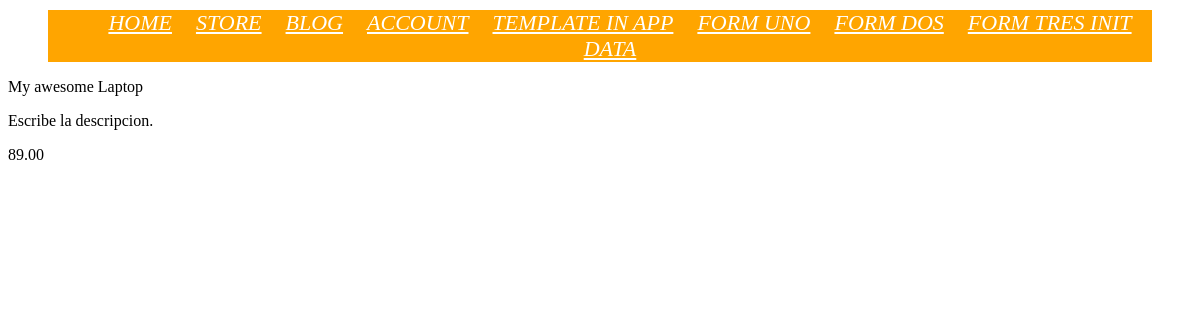
/post_blog/my_air/1/, run on an earlier commit of the app's database.
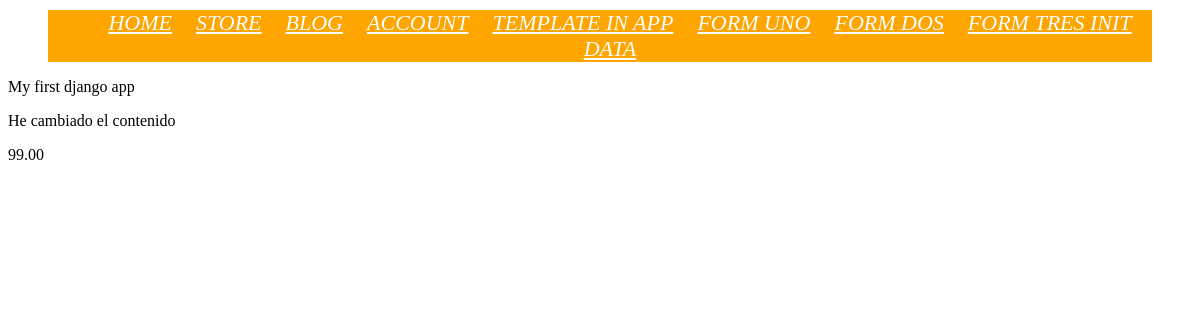
And on a later commit of the database.
### post_blog/models.py (models this page shows, shortened)
class Post(models.Model):
    title = models.CharField(max_length=20)
    details = models.TextField(
        blank=True,
        null=True,
        default='Escribe la descripcion.'
    )
    price = models.DecimalField(decimal_places=2, max_digits=4, default=0.99)
    message = models.CharField(
        max_length=20,
        blank=True,
        null=True,
        default='Escribe un mensaje.'
    )

### post_blog/views.py (the view)
# urls.py: path('my_air/<int:my_id>/', views.my_post_url_view, name='my_post_url_view'),
def my_post_url_view(request, my_id):
    try:
        obj = Post.objects.get(id=my_id)
    except Post.DoesNotExist:
        raise Http404
    data = {
        'object': obj,
    }
    return render(request, 'blog_post/dynamic.html', data)

### templates/blog_post/dynamic.html (shortened to what this page needs)
<!DOCTYPE html>
{% extends 'main.html' %}
    {% block content %}
    <p>{{ object.title }}</p>
    <p>{{ object.details }}</p>
    <p>{{ object.price }}</p>
    {% endblock %}

What changed in the data, as far as the page shows it:
changed Post: title "My awesome Laptop" → "My first django app"; details "Escribe la descripcion." → "He cambiado el contenido"; price "89.00" → "99.00"
